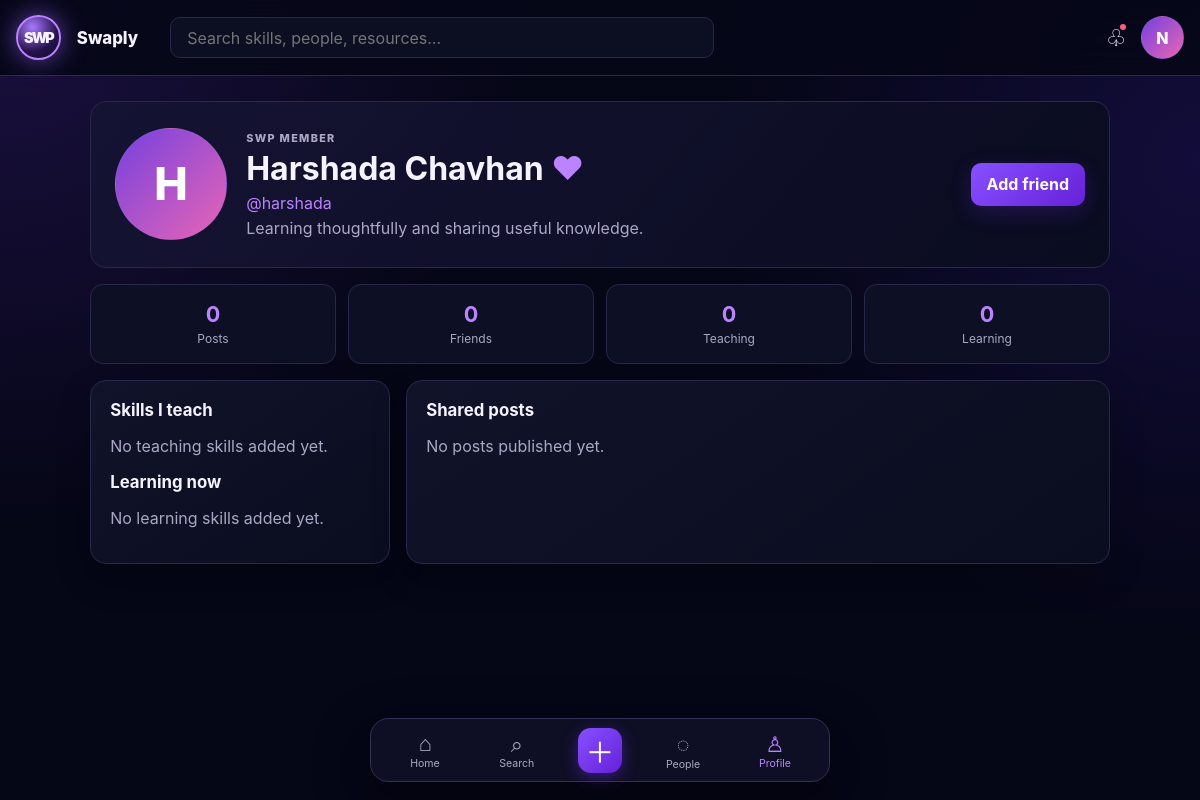
Page /u/harshada (signed in) on the committed database.
### tables this page shows
CREATE TABLE users (id INTEGER PRIMARY KEY AUTOINCREMENT, username TEXT NOT NULL COLLATE NOCASE UNIQUE, email TEXT NOT NULL COLLATE NOCASE UNIQUE, password_hash TEXT NOT NULL, full_name TEXT NOT NULL, is_admin INTEGER NOT NULL DEFAULT 0 CHECK(is_admin IN (0,1)), is_active INTEGER NOT NULL DEFAULT 1 CHECK(is_active IN (0,1)), created_at TEXT NOT NULL DEFAULT CURRENT_TIMESTAMP, updated_at TEXT NOT NULL DEFAULT CURRENT_TIMESTAMP);

CREATE TABLE profiles (user_id INTEGER PRIMARY KEY REFERENCES users(id) ON DELETE CASCADE, bio TEXT NOT NULL DEFAULT '', avatar_path TEXT, city TEXT NOT NULL DEFAULT '', learning_goal TEXT NOT NULL DEFAULT '', is_private INTEGER NOT NULL DEFAULT 0 CHECK(is_private IN (0,1)), updated_at TEXT NOT NULL DEFAULT CURRENT_TIMESTAMP);

### routes/social.py (the view, shortened to what this page needs)
@social_bp.route("/u/<username>", methods=["GET", "POST"])
@login_required
def profile(username):
    user = query("SELECT u.*,p.bio,p.avatar_path,p.city,p.learning_goal,p.is_private FROM users u JOIN profiles p ON p.user_id=u.id WHERE u.username=? AND u.is_active=1", (username,), one=True)
    if not user: abort(404)
    is_owner = user["id"] == current_user.id
    relationship = friendship_status(current_user.id, user["id"]) if not is_owner else None
    is_following = bool(query("SELECT 1 FROM follows WHERE follower_id=? AND following_id=?", (current_user.id, user["id"]), one=True)) if not is_owner else False
    can_view = is_owner or not user["is_private"] or are_friends(current_user.id, user["id"])
    if not can_view: return render_template("profile.html", user=user, private_profile=True, relationship=relationship, is_following=is_following, is_owner=False)
    skills = query("SELECT s.*,us.skill_type,us.level FROM user_skills us JOIN skills s ON s.id=us.skill_id WHERE us.user_id=? ORDER BY us.skill_type,s.name", (user["id"],))
    posts = query("SELECT p.*, (SELECT COUNT(*) FROM post_likes l WHERE l.post_id=p.id) AS like_count FROM posts p WHERE p.author_id=? ORDER BY p.created_at DESC", (user["id"],))
    saved = query("SELECT p.* FROM post_saves ps JOIN posts p ON p.id=ps.post_id WHERE ps.user_id=? ORDER BY ps.created_at DESC", (user["id"],)) if is_owner else []
    stats = query("SELECT (SELECT COUNT(*) FROM friendships WHERE status='accepted' AND (requester_id=? OR recipient_id=?)) AS friends, (SELECT COUNT(*) FROM posts WHERE author_id=?) AS posts, (SELECT COUNT(*) FROM follows WHERE following_id=?) AS followers, (SELECT COUNT(*) FROM follows WHERE follower_id=?) AS following", (user["id"], user["id"], user["id"], user["id"], user["id"]), one=True)
    return render_template("profile.html", user=user, skills=skills, posts=posts, saved=saved, stats=stats, relationship=relationship, is_following=is_following, is_owner=is_owner, private_profile=False)

### app.py (called while the page is built)
def create_app(config_class=Config):
    app = Flask(__name__, instance_relative_config=True)
    app.config.from_object(config_class)
    app.config.from_pyfile("config.py", silent=True)
    config_class.validate()
    login_manager.init_app(app)
    app.teardown_appcontext(close_db)
    install_security(app)
    from models.user import User
    @login_manager.user_loader
    def load_user(user_id):
        return User.get_by_id(user_id)
    from routes.auth import auth_bp
    from routes.main import main_bp
    from routes.social import social_bp
    from routes.rooms import rooms_bp
    from routes.admin import admin_bp
    for blueprint in (auth_bp, main_bp, social_bp, rooms_bp, admin_bp):
        app.register_blueprint(blueprint)
    with app.app_context():
        init_db()
    return app

### database/core.py (called while the page is built)
def get_db():
    if "db" not in g:
        path = Path(current_app.config["DATABASE_PATH"]); path.parent.mkdir(parents=True, exist_ok=True)
        g.db = sqlite3.connect(str(path)); g.db.row_factory = sqlite3.Row; g.db.execute("PRAGMA foreign_keys=ON")
    return g.db

def query(sql, params=(), one=False):
    cursor = get_db().execute(sql, params); rows = cursor.fetchall(); cursor.close()
    return (rows[0] if rows else None) if one else rows

### models/user.py (called while the page is built)
    @property
    def is_active(self):
        return self._active

    @classmethod
    def get_by_id(cls, user_id):
        row = query("SELECT * FROM users WHERE id = ?", (user_id,), one=True)
        return cls(row) if row else None

### security.py (called while the page is built)
def csrf_token():
    token = session.get("csrf_token")
    if not token:
        token = secrets.token_urlsafe(32); session["csrf_token"] = token
    return token

def install_security(app):
    @app.context_processor
    def security_context(): return {"csrf_token": csrf_token}
    @app.before_request
    def protect_mutations():
        if request.method in {"POST", "PUT", "PATCH", "DELETE"} and not request.path.startswith("/static/"): validate_csrf()
    @app.after_request
    def headers(response):
        response.headers["Content-Security-Policy"] = "default-src 'self'; img-src 'self' data:; style-src 'self'; script-src 'self'; object-src 'none'; base-uri 'self'; frame-ancestors 'self'"
        response.headers["X-Content-Type-Options"] = "nosniff"; response.headers["Referrer-Policy"] = "strict-origin-when-cross-origin"; response.headers["Permissions-Policy"] = "camera=(), microphone=(), geolocation=()"
        return response

### templates/profile.html (shortened to what this page needs)
{% extends 'base.html' %}{% block styles %}<link rel="stylesheet" href="{{ url_for('static', filename='css/profile.css') }}">{% endblock %}{% block content %}<section class="profile-page"><section class="profile-hero"><div class="avatar avatar-xl {% if not user.avatar_path %}avatar-letter{% endif %}">{% if user.avatar_path %}<img src="{{ url_for('main.media', kind='avatar', item_id=user.id) }}" alt="{{ user.full_name }}">{% else %}{{ user.username[0]|upper }}{% endif %}</div><div class="profile-copy"><p class="eyebrow">{{ 'YOUR PROFILE' if is_owner else 'SWP MEMBER' }}</p><h1>{{ user.full_name }} <span class="violet">♥</span></h1><p class="username">@{{ user.username }}</p>{% if private_profile %}<p>This profile is private. Send a friend request to see their learning activity.</p>{% else %}<p>{{ user.bio or 'Learning thoughtfully and sharing useful knowledge.' }}</p>{% endif %}</div><div class="profile-actions">{% if is_owner %}<a class="button" href="#edit-profile">Edit profile</a><form method="post" action="{{ url_for('auth.logout') }}"><input type="hidden" name="csrf_token" value="{{ csrf_token() }}"><button class="button ghost">Sign out</button></form>{% elif relationship and relationship.recipient_id == current_user.id %}<form method="post" action="{{ url_for('social.respond_friend', friendship_id=relationship.id, action='accept') }}"><input type="hidden" name="csrf_token" value="{{ csrf_token() }}"><button class="button">Accept request</button></form>{% elif relationship %}<button class="button ghost" disabled>Request sent</button>{% else %}<form method="post" action="{{ url_for('social.request_friend', user_id=user.id) }}"><button class="button">Add friend</button></form>{% endif %}</div></section>{% if not private_profile %}<section class="stat-row"><div><strong>{{ stats.posts }}</strong><span>Posts</span></div><div><strong>{{ stats.friends }}</strong><span>Friends</span></div><div><strong>{{ skills|selectattr('skill_type','equalto','teach')|list|length }}</strong><span>Teaching</span></div><div><strong>{{ skills|selectattr('skill_type','equalto','learn')|list|length }}</strong><span>Learning</span></div></section><div class="profile-columns"><section class="panel"><div class="section-head compact"><h2>Skills I teach</h2></div>{% for skill in skills if skill.skill_type == 'teach' %}<div class="skill-line"><span>✦ {{ skill.name }}</span><small>{{ skill.level }}</small></div>{% else %}<p class="muted">No teaching skills added yet.</p>{% endfor %}<h2>Learning now</h2>{% for skill in skills if skill.skill_type == 'learn' %}<div class="skill-line"><span>◈ {{ skill.name }}</span><small>{{ skill.level }}</small></div>{% else %}<p class="muted">No learning skills added yet.</p>{% endfor %}</section><section class="panel"><div class="section-head compact"><h2>Shared posts</h2></div>{% for post in posts %}<article class="mini-post"><p>{{ post.caption }}</p><small>♥ {{ post.like_count }} · {{ post.created_at }}</small></article>{% else %}<p class="muted">No posts published yet.</p>{% endfor %}</section></div>{% endif %}</section>{% endblock %}

### templates/base.html (shortened to what this page needs)
<!doctype html>
<html lang="en"><head>
  <link rel="stylesheet" href="{{ url_for('static', filename='css/style.css') }}">
  <link rel="stylesheet" href="{{ url_for('static', filename='css/room.css') }}">
  {% block styles %}{% endblock %}
</head><body class="{% block body_class %}{% endblock %}">
{% if current_user.is_authenticated %}
<header class="topbar"><a class="brand brand-small" href="{{ url_for('main.home') }}"><span>SWP</span></a><a class="wordmark" href="{{ url_for('main.home') }}">Swaply</a><form class="top-search" action="{{ url_for('main.search') }}"><input name="q" placeholder="Search skills, people, resources…" aria-label="Search"></form><div class="top-actions"><a href="{{ url_for('main.notifications') }}" aria-label="Notifications" class="icon-link">♧<i class="notification-dot"></i></a><a href="{{ url_for('social.profile', username=current_user.username) }}" class="avatar avatar-letter">{{ current_user.username[0]|upper }}</a></div></header>
{% endif %}
<main class="page-shell {% if current_user.is_authenticated %}with-nav{% endif %}">
{% block content %}{% endblock %}
</main>
{% if current_user.is_authenticated %}
<nav class="bottom-nav" aria-label="Primary navigation"><a href="{{ url_for('main.home') }}" class="{% if request.endpoint == 'main.home' %}active{% endif %}"><b>⌂</b><span>Home</span></a><a href="{{ url_for('main.search') }}" class="{% if request.endpoint == 'main.search' %}active{% endif %}"><b>⌕</b><span>Search</span></a><a class="create-nav" href="{{ url_for('social.create_post') }}" aria-label="Create post">＋</a><a href="{{ url_for('social.friends') }}" class="{% if request.endpoint in ['social.friends','social.direct_messages'] %}active{% endif %}"><b>◌</b><span>People</span></a><a href="{{ url_for('social.profile', username=current_user.username) }}" class="{% if request.endpoint == 'social.profile' %}active{% endif %}"><b>♙</b><span>Profile</span></a></nav>
{% endif %}
</body></html>

### static/css/style.css (style rules this page uses)
:root { --bg:#050616;--surface:#0b0d22;--surface-2:#11142d;--line:#29284a;--text:#f6f3ff;--muted:#aaa8c4;--violet:#8750ff;--violet-2:#bb83ff;--pink:#fd5d7c;--good:#52d9b6;--shadow:0 20px 55px #0007;font-family:Inter,ui-sans-serif,system-ui,-apple-system,BlinkMacSystemFont,"Segoe UI",sans-serif;color:var(--text);background:var(--bg) }
* { box-sizing:border-box }
html { scroll-behavior:smooth }
body { margin:0;min-height:100vh;background:radial-gradient(circle at 0 0,#1b1040 0,transparent 33rem),radial-gradient(circle at 100% 20%,#120d3a 0,transparent 30rem),var(--bg);color:var(--text) }
a { color:inherit;text-decoration:none }
button,input,textarea,select { font:inherit }
button { border:0;cursor:pointer }
input,textarea,select { width:100%;border:1px solid var(--line);border-radius:10px;background:#0a0c20;color:var(--text);padding:.8rem .9rem;outline:none;transition:border-color .2s,box-shadow .2s }
label small,.muted,small { color:var(--muted) }
button,.button { display:inline-flex;align-items:center;justify-content:center;gap:.4rem;border-radius:10px;background:linear-gradient(135deg,var(--violet),#6621d7);color:#fff;font-weight:700;padding:.72rem 1rem;box-shadow:0 7px 20px #5d24c544;transition:transform .18s,filter .18s }
.eyebrow { font-size:.68rem;letter-spacing:.12em;font-weight:800;color:var(--violet-2);margin:0 0 .5rem }
.violet { color:var(--violet-2) }
.page-shell { width:min(100% - 2rem,1260px);margin:0 auto;padding:2rem 0 7rem }
.page-shell.with-nav { padding-top:6.3rem }
.topbar { position:fixed;inset:0 0 auto;z-index:20;height:4.75rem;padding:0 max(1rem,calc((100vw - 1260px)/2));display:flex;align-items:center;gap:1rem;background:#060718e8;border-bottom:1px solid #2b294d;backdrop-filter:blur(18px) }
.brand { display:inline-grid;place-items:center;width:4.1rem;height:4.1rem;border-radius:50%;border:2px solid var(--violet-2);background:radial-gradient(circle at 35% 25%,#a978ff,#26124d 60%,#08091e);box-shadow:0 0 25px #9c65ff99;font-weight:900;letter-spacing:-.12em }
.brand span { font-size:1.3rem }
.brand-small { width:2.8rem;height:2.8rem }
.brand-small span { font-size:.9rem }
.wordmark { font-size:1.05rem;font-weight:800 }
.top-search { flex:1;max-width:34rem;margin-left:1rem }
.top-search input { padding:.6rem 1rem;background:#0c0e22 }
.top-actions { margin-left:auto;display:flex;align-items:center;gap:.9rem }
.icon-link { position:relative;font-size:1.45rem }
.notification-dot { position:absolute;width:.42rem;height:.42rem;border-radius:50%;background:var(--pink);top:0;right:0 }
.avatar { display:grid;place-items:center;flex:none;width:2.7rem;height:2.7rem;border-radius:50%;overflow:hidden;border:1px solid #9c7bf833;background:#251842 }
.avatar-letter { font-weight:800;color:#fff;background:linear-gradient(135deg,#7541df,#e865b5) }
.avatar-xl { width:7rem;height:7rem;font-size:2.8rem }
.bottom-nav { position:fixed;z-index:20;bottom:1.1rem;left:50%;transform:translateX(-50%);width:min(94vw,460px);display:flex;align-items:center;justify-content:space-around;padding:.55rem .5rem;border:1px solid #353157;background:#101126ed;border-radius:1.15rem;box-shadow:var(--shadow);backdrop-filter:blur(18px) }
.bottom-nav a { min-width:3.9rem;text-align:center;color:var(--muted);font-size:.66rem }
.bottom-nav b { display:block;font-size:1.35rem;font-weight:500 }
.bottom-nav .active { color:var(--violet-2) }
.bottom-nav .create-nav { display:grid;place-items:center;width:2.8rem;height:2.8rem;min-width:2.8rem;border-radius:.8rem;background:linear-gradient(135deg,var(--violet),#6521d7);font-size:1.8rem;color:#fff;box-shadow:0 4px 16px #6c2ce477 }
.section-head { display:flex;align-items:center;justify-content:space-between;gap:1rem;margin-bottom:1.2rem }
.section-head.compact { margin-bottom:.8rem }
.section-head h2,.panel h2 { margin:0;font-size:1.05rem }
.panel,.post-card { border:1px solid var(--line);background:linear-gradient(145deg,#11132a,#0a0c1f);border-radius:1rem;box-shadow:0 14px 36px #0003 }
.panel { padding:1.2rem }
.stat-row { display:grid;grid-template-columns:repeat(4,1fr);gap:.75rem;margin:1rem 0 }
.stat-row>div { padding:1rem;text-align:center;border:1px solid var(--line);border-radius:.8rem;background:#0d0f24 }
.stat-row strong { display:block;font-size:1.35rem;color:var(--violet-2) }
.stat-row span { font-size:.75rem;color:var(--muted) }

### rows in the picture
users: username "N"
users: username "H", full_name "Harshada Chavhan", username "harshada"
profiles: bio "Learning thoughtfully and sharing useful knowledge."

### other values in the picture
{{ 'YOUR PROFILE' if is_owner else 'SWP MEMBER' }} "SWP MEMBER"
{{ stats.posts }} "0"
{{ stats.friends }} "0"
{{ skills|selectattr('skill_type','equalto','teach')|list|length }} "0"
{{ skills|selectattr('skill_type','equalto','learn')|list|length }} "0"
